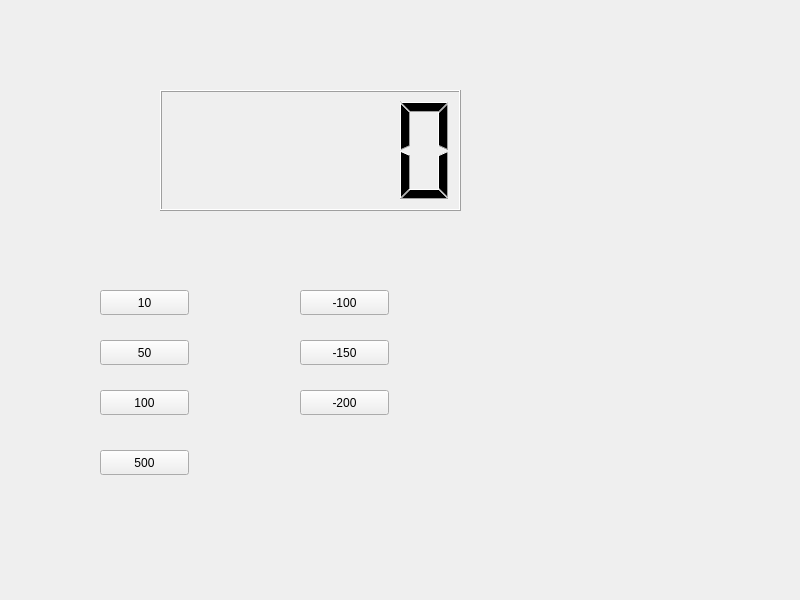
<?xml version="1.0" encoding="UTF-8"?>
<ui version="4.0">
 <class>Widget</class>
 <widget class="QWidget" name="Widget">
  <property name="geometry">
   <rect>
    <x>0</x>
    <y>0</y>
    <width>800</width>
    <height>600</height>
   </rect>
  </property>
  <property name="windowTitle">
   <string>Widget</string>
  </property>
  <widget class="QLCDNumber" name="lcdNumber">
   <property name="geometry">
    <rect>
     <x>160</x>
     <y>90</y>
     <width>301</width>
     <height>121</height>
    </rect>
   </property>
  </widget>
  <widget class="QPushButton" name="pushButton">
   <property name="geometry">
    <rect>
     <x>100</x>
     <y>290</y>
     <width>89</width>
     <height>25</height>
    </rect>
   </property>
   <property name="text">
    <string>10</string>
   </property>
  </widget>
  <widget class="QPushButton" name="pushButton_2">
   <property name="geometry">
    <rect>
     <x>100</x>
     <y>340</y>
     <width>89</width>
     <height>25</height>
    </rect>
   </property>
   <property name="text">
    <string>50</string>
   </property>
  </widget>
  <widget class="QPushButton" name="pushButton_3">
   <property name="geometry">
    <rect>
     <x>100</x>
     <y>390</y>
     <width>89</width>
     <height>25</height>
    </rect>
   </property>
   <property name="text">
    <string>100</string>
   </property>
  </widget>
  <widget class="QPushButton" name="pushButton_4">
   <property name="geometry">
    <rect>
     <x>100</x>
     <y>450</y>
     <width>89</width>
     <height>25</height>
    </rect>
   </property>
   <property name="text">
    <string>500</string>
   </property>
  </widget>
  <widget class="QPushButton" name="pushButton_5">
   <property name="geometry">
    <rect>
     <x>300</x>
     <y>290</y>
     <width>89</width>
     <height>25</height>
    </rect>
   </property>
   <property name="text">
    <string>-100</string>
   </property>
  </widget>
  <widget class="QPushButton" name="pushButton_6">
   <property name="geometry">
    <rect>
     <x>300</x>
     <y>340</y>
     <width>89</width>
     <height>25</height>
    </rect>
   </property>
   <property name="text">
    <string>-150</string>
   </property>
  </widget>
  <widget class="QPushButton" name="pushButton_7">
   <property name="geometry">
    <rect>
     <x>300</x>
     <y>390</y>
     <width>89</width>
     <height>25</height>
    </rect>
   </property>
   <property name="text">
    <string>-200</string>
   </property>
  </widget>
 </widget>
 <resources/>
 <connections/>
</ui>
